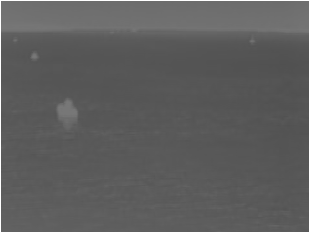
%> input picture ship/lowd.png, 309 x 232 px
$ octave histogram.m   (GNU Octave 9; MATLAB toolbox functions it lacks are replaced by stand-ins)
%> lines starting %> are read from the running program, lines starting %| are printed output that depends on the picture
clc ;close all;clear;
I=imread('lowd.png');%读取图片
%> I is the input picture: size 232x309x3 uint8; min 80, max 255, mean 93.1
tempmax=0;%找最大值临时变量
pos=0;%此时灰度位置
lowgray=600;%最小不为0灰度数
khist=1.5;%均衡程度系数
J=rgb2gray(I);%灰度化
I1=histeq(J);%自带均衡
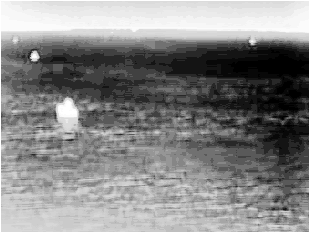
%> I1: size 232x309 uint8; min 0, max 255, mean 132.9
figure(1);
subplot(321)
imshow(J)
title('原始图像')
subplot(322)
h=imhist(J);
%> h = 256 values, max 6902 at index 87, min 0 at index 1, mean 280
bar(h)
title('原始直方图')
subplot(323)
%现实原始图像
Jmat=histeq(J);

imshow(Jmat);
title('自动灰度直方图均衡')

%%
subplot(324)
he=imhist(Jmat);%计算直方图
%> he = 256 values, max 6902 at index 66, min 0 at index 2, mean 280
bar(he)%绘制直方图
title('灰度直方图结果')
%imshow(h)
[m,n]=size(J);
%> m = 232; n = 309
b=find(h>(lowgray), 1, 'last' );%找到最大的不为阈值的灰度位置
%> b = 114
c=find(h>(lowgray) , 1 );%找到最小的不为阈值的灰度位置
%> c = 83
k=zeros(1,256);
k0=zeros(1,256);
for i=c+1:256%正向计算斜率
   k(i)=(h(i)-h(c))/(i-c);
end
%> after the loop, k = 256 values, max 1583.3 at index 86, min -55.89 at index 101, mean 26.41
[~,locMp]=max(k);%找到最大值与位置
%> locMp = 86
Mp=h(locMp);
%> Mp = 5860
for i=1:b-1%反向计算斜率
   k0(i)=-(h(i)-h(b))/(i-b);
end
%> this loop made 113 passes
%> after the loop, k0 = 256 values, max 762 at index 113, min -193.3 at index 108, mean -0.309
[~,locNp]=max(k0);%找到最大值与位置
%> locNp = 113
Np=h(locNp);
%> Np = 1957
kl=(Np-Mp)/(locNp-locMp);%L斜率
%> kl = -144.6

for i=locMp:locNp
    L=Mp+kl*(i-locMp);
   rd=L-h(i);
   if rd>tempmax
       tempmax=rd;
       pos=i;
   end
end
%> this loop made 28 passes
%> (L, rd, tempmax) on passes 7, 8, 10, 11, 12, 13, 14: (4992.7, 835.7, 835.7), (4848.1, 1492.1, 1492.1), (4559, 1780, 1780), (4414.4, 2673.4, 2673.4), (4269.9, 3095.9, 3095.9), (4125.3, 3546.3, 3546.3), (3980.8, 3749.8, 3749.8)
%> (L, rd) on passes 1 to 6: (5860, 0), (5715.4, -1186.6), (5570.9, -780.1), (5426.3, -665.7), (5281.8, -470.2), (5137.2, -279.8)

const1=log( (pos/khist+1))/pos;%计算指数系数
%> const1 = 0.0425
const2=9/(255-pos);
%> const2 = 0.0577
const3=1-pos*const2;
%> const3 = -4.71
J0=double(J);
for i=1:m
    for j=1:n
        if J0(i,j)<=pos
            J0(i,j)=floor(exp((J0(i,j)*const1))-1);
        else
           J0(i,j)=pos/khist+(255-pos/khist)*log10((const2*J0(i,j)+const3));
        end
    end
end
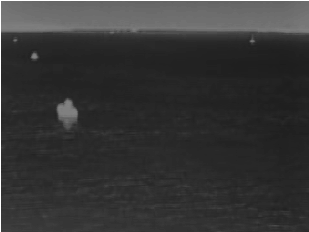
%> J0: size 232x309 double; min 28, max 255, mean 53.3
ret=uint8(J0);
subplot(325)
imshow(ret,[])
title('改进灰度直方图均衡')
h0=imhist(ret);%计算直方图
%> h0 = 256 values, max 6902 at index 38, min 0 at index 1, mean 280
subplot(326)
bar(h0)%绘制直方图
title('灰度直方图结果')
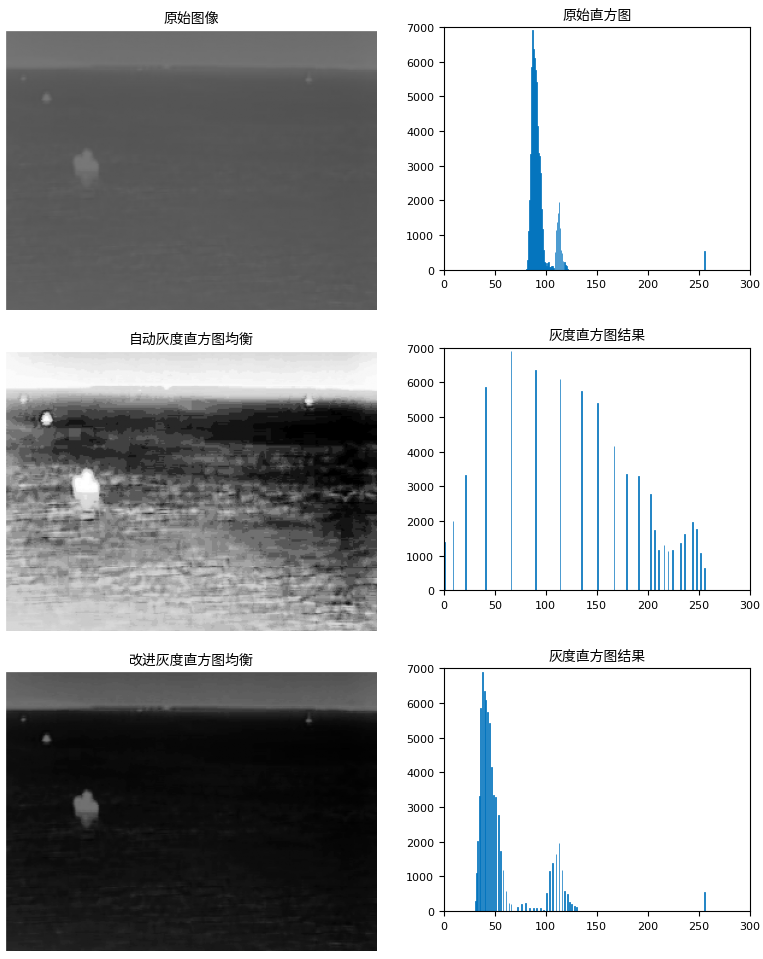
%> figure redrawn from the program's plot data, 6 panels
%%
[g,~]=find(h0(1:floor(pos/khist))~=0);%不为0的序列
%> g = 20 values from 29 to 66
G=h0(g);%剔除0后数组
%> G = 20 values, max 6902 at index 7, min 6 at index 1, mean 3030.8
%LN0=length(g);%非0单元个数
[~,peaksloc]=findpeaks(G);
%> peaksloc = 7
K=length(peaksloc);%极大值个数
%> K = 1
% [4 lines of commented-out code are left out]
S=zeros(K,1);
S=G(peaksloc);
%> S = 6902
T1=mean(S);%高阈值
%> T1 = 6902
Hr=h0;%重设灰度级
%> Hr has the same summary as h0
Hr(h0>T1)=T1;


[g,~]=find(h0(floor(pos/khist)+1:256)>0);%不为0的序列
%> g = 22 values from 6 to 190
%[g0,~]=find(h0(28:256)>0);
M=h0(g+floor(pos/khist));%剔除0后数组
%> M = 22 values, max 1957 at index 13, min 10 at index 21, mean 503.3
%LN0=length(g);% 非0单元个数
%> (the run ends here)
